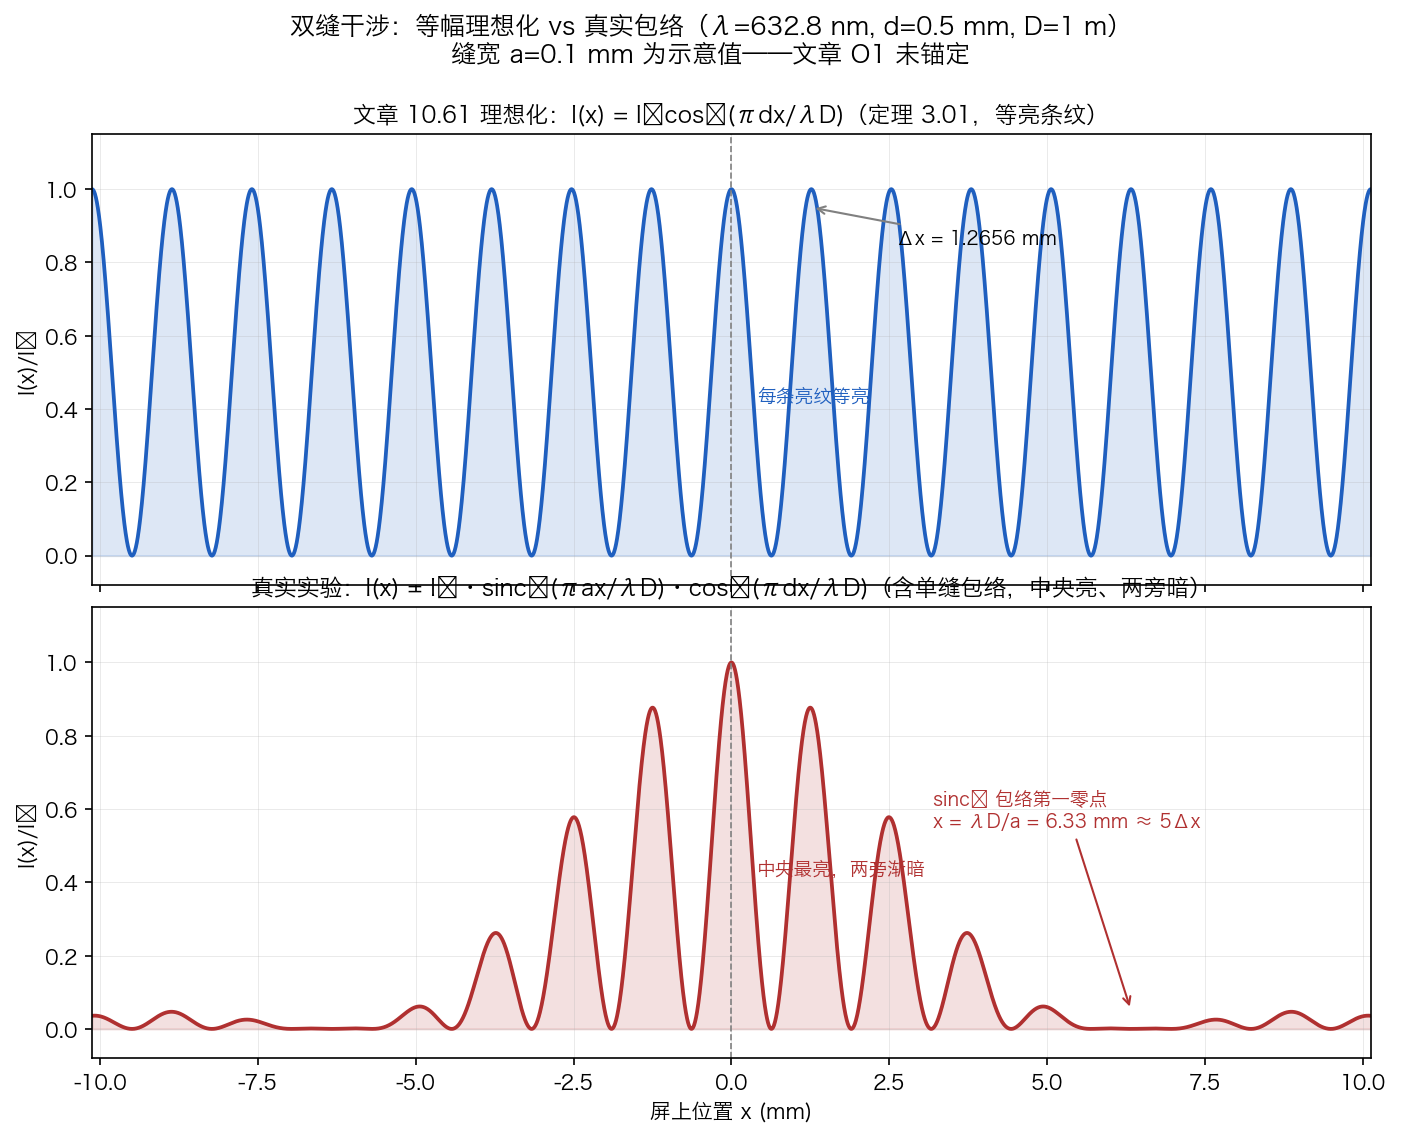

Reproduce this figure in Python.
# 双缝干涉对比图：文章10.61理想化 vs 真实实验（含单缝包络）
# 参数（来自文章10.61 §4.1）：λ=632.8nm, d=0.5mm, D=1m
# 缝宽 a 文章未锚定（O1），此处取 a=0.1mm 作示意
import numpy as np
import matplotlib
matplotlib.use('Agg')
import matplotlib.pyplot as plt

plt.rcParams['mathtext.fontset'] = 'dejavusans'

lam = 632.8e-9   # m
d = 0.5e-3       # m 缝间距（中心到中心）
D = 1.0          # m
a = 0.1e-3       # m 缝宽（示意值，O1 未锚定）
dx = lam * D / d # 条纹间距 = 1.2656e-3 m

x = np.linspace(-8*dx, 8*dx, 4000)
u = np.pi * a * x / (lam * D)

I_ideal = np.cos(np.pi * d * x / (lam * D))**2            # 文章定理3.01
I_real  = (np.sin(u)/np.where(u==0, 1, u))**2 * I_ideal   # cos² × sinc²包络
I_real  = np.where(u==0, 1.0, I_real)

fig, axes = plt.subplots(2, 1, figsize=(11, 8), sharex=True,
                         gridspec_kw={'height_ratios': [1, 1]})
fig.subplots_adjust(hspace=0.05)

colors = ['#1f5fbf', '#b03030']
titles = [r'文章 10.61 理想化：$I(x)=I_0\cos^2(\pi d x/\lambda D)$（定理 3.01，等亮条纹）',
          r'真实实验：$I(x)=I_0\,\mathrm{sinc}^2(\pi a x/\lambda D)\cdot\cos^2(\pi d x/\lambda D)$（含单缝包络，中央亮、两旁暗）']

for ax, I, c, t in zip(axes, [I_ideal, I_real], colors, titles):
    ax.plot(x*1e3, I, color=c, lw=1.8)
    ax.fill_between(x*1e3, I, alpha=0.15, color=c)
    ax.set_ylabel(r'$I(x)/I_0$')
    ax.set_title(t, fontsize=11)
    ax.grid(alpha=0.3, lw=0.4)
    ax.set_xlim(-8*dx*1e3, 8*dx*1e3)
    ax.set_ylim(-0.08, 1.15)
    ax.axvline(0, color='gray', lw=0.8, ls='--')

# 标注
axes[0].annotate(r'$\Delta x = 1.2656$ mm', xy=(1.2656, 0.95), xytext=(2.6, 0.85),
                 arrowprops=dict(arrowstyle='->', color='gray'), fontsize=9)
axes[0].text(0.4, 0.42, '每条亮纹等亮', fontsize=9, color='#1f5fbf')
axes[1].annotate(r'sinc² 包络第一零点：$x=\lambda D/a = 6.33$ mm $\approx 5\Delta x$',
                 xy=(6.328, 0.05), xytext=(2.6, 0.60),
                 arrowprops=dict(arrowstyle='->', color='#b03030'), fontsize=9, color='#b03030')
axes[1].text(0.4, 0.42, '中央最亮，两旁渐暗', fontsize=9, color='#b03030')

axes[1].set_xlabel(r'屏上位置 $x$ (mm)')
fig.suptitle(r'双缝干涉：等幅理想化 vs 真实包络（$\lambda=632.8$ nm, $d=0.5$ mm, $D=1$ m）'
             '\n缝宽 a=0.1 mm 为示意值——文章 O1 未锚定', fontsize=12)
fig.savefig('output/double_slit_10.61_envelope.png', dpi=150, bbox_inches='tight')
print(f'dx = {dx*1e3:.7f} mm')
print(f'sinc² 第一零点 x = {lam*D/a*1e3:.4f} mm = {(lam*D/a)/dx:.2f} Δx')
